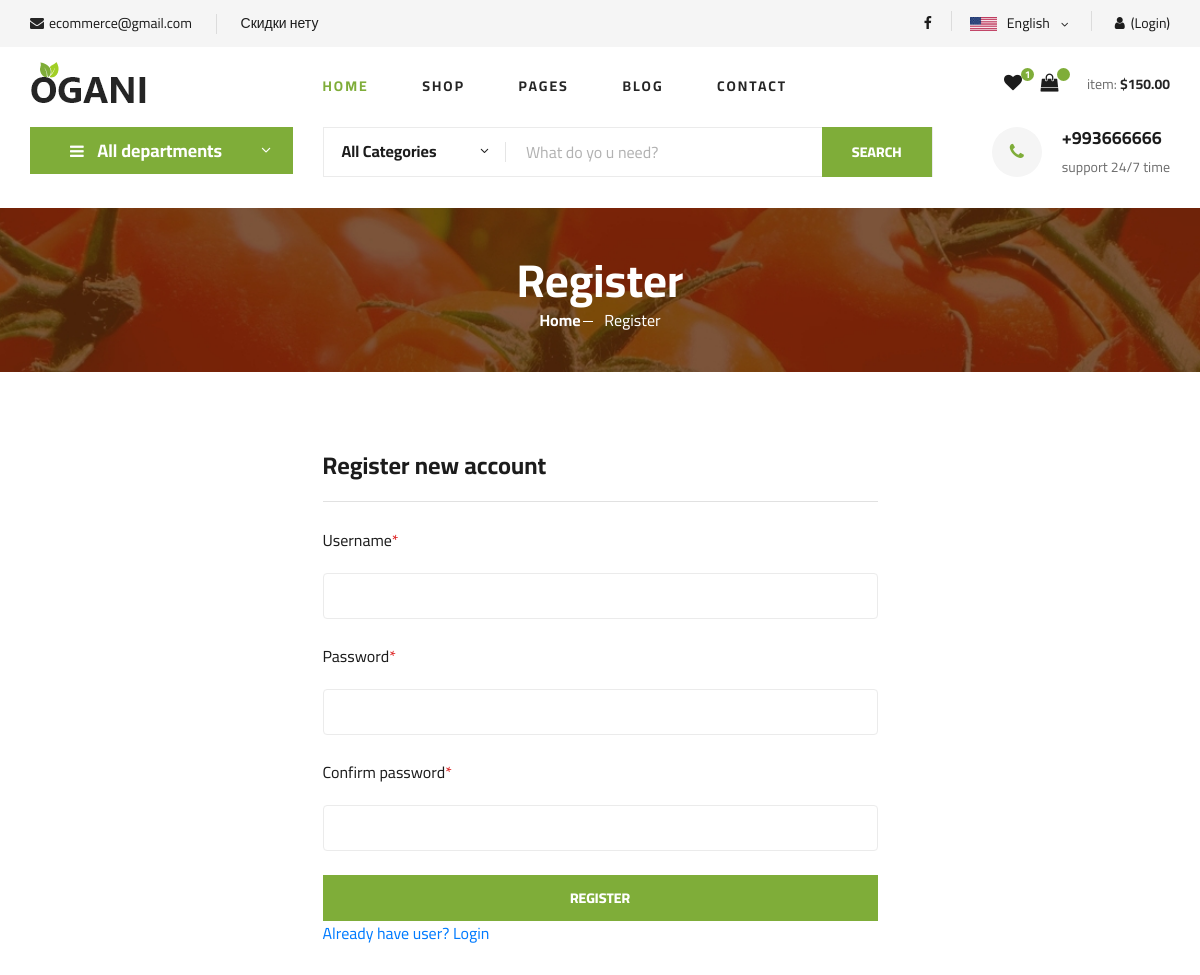
Screenshot of /register/ with the database file from the repository.
### main/models.py (models this page shows)
class Info(models.Model):
    shop_email = models.EmailField()
    inf_text = models.CharField(max_length=250)
    tel = models.CharField(max_length=150)

class Social_account(models.Model):
    name = models.CharField(max_length=100)
    icon_name = models.CharField(max_length=100)
    url = models.URLField()

### main/views.py (the view)
# urls.py: path('register/', register_page),
def register_page(request):
    form = RegistrationFrom()
    if request.method == 'POST':
        form = RegistrationFrom(request.POST)
        if form.is_valid():
            user = form.save()
            login(request,user)
            return redirect('/')
    return render(request, 'main/register.html',context={'form': form,})

### main/forms.py
class RegistrationFrom(UserCreationForm):
  username = forms.CharField(widget=forms.TextInput(attrs={'class': 'form-control'}))
  password1 = forms.CharField(widget=forms.PasswordInput(attrs={'class': 'form-control'}))
  password2 = forms.CharField(widget=forms.PasswordInput(attrs={'class': 'form-control'}))

### main/context_data.py (called while the page is built)
def context_data(request):
  all_cat = Category.objects.all()
  info = Info.objects.first()
  s_accounts = Social_account.objects.all()
  if request.user.is_authenticated:
    cart, created = Cart.objects.get_or_create(user = request.user, is_ordered = False)
  else:
    cart = None
  return {
    'all':all_cat,
    'info':info,
    's_accs':s_accounts,
    'cart': cart
  }

### templates/main/register.html (shortened to what this page needs)
{% load static %}
<!DOCTYPE html>
<html lang="zxx">
<head>
    <link rel="stylesheet" href="{% static 'main/css/bootstrap.min.css' %}" type="text/css">
    <link rel="stylesheet" href="{% static 'main/css/font-awesome.min.css' %}" type="text/css">
    <link rel="stylesheet" href="{% static 'main/css/elegant-icons.css' %}" type="text/css">
    <link rel="stylesheet" href="{% static 'main/css/nice-select.css' %}" type="text/css">
    <link rel="stylesheet" href="{% static 'main/css/jquery-ui.min.css' %}" type="text/css">
    <link rel="stylesheet" href="{% static 'main/css/owl.carousel.min.css' %}" type="text/css">
    <link rel="stylesheet" href="{% static 'main/css/slicknav.min.css' %}" type="text/css">
    <link rel="stylesheet" href="{% static 'main/css/style.css' %}" type="text/css">
</head>
<body>
    {% include "main/nav.html" %}
    <section class="breadcrumb-section set-bg" data-setbg="{% static 'main/img/breadcrumb.jpg' %}">
        <div class="container">
            <div class="row">
                <div class="col-lg-12 text-center">
                    <div class="breadcrumb__text">
                        <h2>Register</h2>
                        <div class="breadcrumb__option">
                            <a href="/">Home</a>
                            <span>Register</span>
                        </div>
                    </div>
                </div>
            </div>
        </div>
    </section>
    <section class="checkout spad">
        <div class="container">
            <div class="row">
                <div class="col-lg-6 offset-lg-3">
                    <div class="checkout__form">
                        <h4>Register new account</h4>
                        <form action="#" method='post'>
                            <div class="checkout__input">
                                <p>Username<span>*</span></p>
                                {{form.username}}
                            </div>
                            <div class="checkout__input">
                                <p>Password<span>*</span></p>
                                {{form.password1}}
                            </div>
                            <div class="checkout__input">
                                <p>Confirm password<span>*</span></p>
                                {{form.password2}}
                            </div>
                            <button type="submit" class="site-btn w-100">Register</button>
                            <div class="">
                                <a href="/login/">Already have user? Login</a>
                            </div>
                        </form>
                    </div>
                </div>
            </div>
        </div>
    </section>
</body>
</html>

### templates/main/nav.html (shortened to what this page needs)
    {% load static %}
    <header class="header">
        <div class="header__top">
            <div class="container">
                <div class="row">
                    <div class="col-lg-6">
                        <div class="header__top__left">
                            <ul>
                                <li><i class="fa fa-envelope"></i>{{info.shop_email}}</li>
                                <li>{{info.inf_text}}</li>
                            </ul>
                        </div>
                    </div>
                    <div class="col-lg-6">
                        <div class="header__top__right">
                            <div class="header__top__right__social">
                                {% for i in s_accs %}
                                <a href="{{i.url}}"><i class="fa fa-{{i.icon_name}}"></i></a>
                                {% endfor %}
                            </div>
                            <div class="header__top__right__language">
                                <img src="{% static 'img/language.png' %}" alt="">
                                <div>English</div>
                                <span class="arrow_carrot-down"></span>
                            </div>
                            <div class="header__top__right__auth">
                                {% if user.is_authenticated %}
                                <a href="/logout/"><i class="fa fa-user"></i> {{user.username}} (Logout)</a>
                                {% else %}
                                <a href="/login/"><i class="fa fa-user"></i>(Login)</a>
                                {% endif %}
                            </div>
                        </div>
                    </div>
                </div>
            </div>
        </div>
        <div class="container">
            <div class="row">
                <div class="col-lg-3">
                    <div class="header__logo">
                        <a href="/"><img src="{% static 'img/logo.png' %}" alt=""></a>
                    </div>
                </div>
                <div class="col-lg-6">
                    <nav class="header__menu">
                        <ul>
                            <li class="active"><a href="/">Home</a></li>
                            <li><a href="./shop-grid.html">Shop</a></li>
                            <li><a href="#">Pages</a>
                            </li>
                            <li><a href="./blog.html">Blog</a></li>
                            <li><a href="./contact.html">Contact</a></li>
                        </ul>
                    </nav>
                </div>
                <div class="col-lg-3">
                    <div class="header__cart">
                        <ul>
                            <li><a href="#"><i class="fa fa-heart"></i> <span>1</span></a></li>
                            <li><a href="/cart/"><i class="fa fa-shopping-bag"></i> <span>{{cart.items.count}}</span></a></li>
                        </ul>
                        <div class="header__cart__price">item: <span>$150.00</span></div>
                    </div>
                </div>
            </div>
        </div>
    </header>
    <section class="hero hero-normal">
        <div class="container">
            <div class="row">
                <div class="col-lg-3">
                    <div class="hero__categories">
                        <div class="hero__categories__all">
                            <i class="fa fa-bars"></i>
                            <span>All departments</span>
                        </div>
                    </div>
                </div>
                <div class="col-lg-9">
                    <div class="hero__search">
                        <div class="hero__search__form">
                            <form action="#">
                                <div class="hero__search__categories">
                                    All Categories
                                    <span class="arrow_carrot-down"></span>
                                </div>
                                <input type="text" placeholder="What do yo u need?">
                                <button type="submit" class="site-btn">SEARCH</button>
                            </form>
                        </div>
                        <div class="hero__search__phone">
                            <div class="hero__search__phone__icon">
                                <i class="fa fa-phone"></i>
                            </div>
                            <div class="hero__search__phone__text">
                                <h5>{{info.tel}}</h5>
                                <span>support 24/7 time</span>
                            </div>
                        </div>
                    </div>
                </div>
            </div>
        </div>
    </section>

### rows the page displays
Info: shop_email "ecommerce@gmail.com", inf_text "Скидки нету", tel "+993666666"
